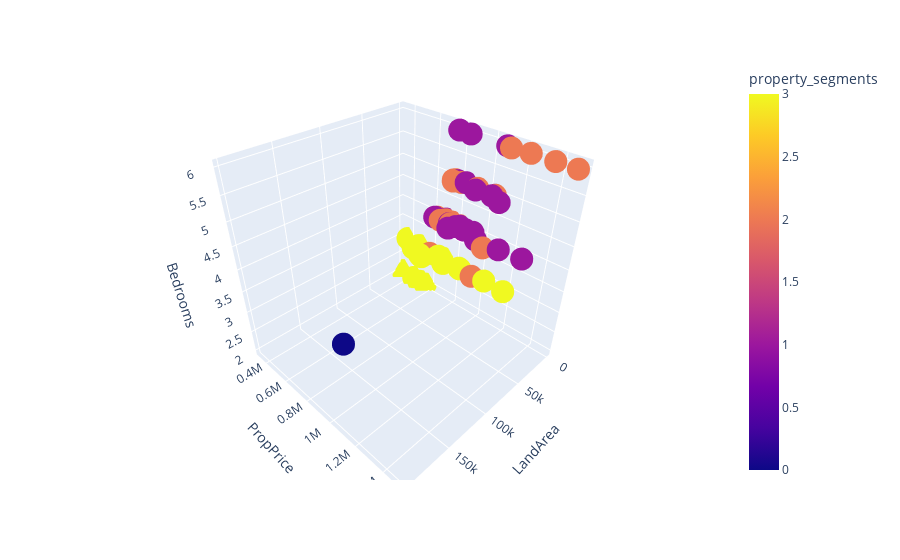

Here is the notebook cell this chart was saved with:
### Code cell
import plotly.express as px

fig = px.scatter_3d(df_OR_Orig_Pred, x='LandArea', y='PropPrice', z='Bedrooms',
              color='property_segments')
fig.show()

### Figure 1 — Plotly figure (JSON) as saved in the notebook; plotly's stock layout.template omitted (floating-point values rounded to 4 significant figures)
{"data": [{"hovertemplate": "LandArea=%{x}<br>PropPrice=%{y}<br>Bedrooms=%{z}<br>property_segments=%{marker.color}<extra></extra>", "legendgroup": "", "marker": {"color": [2, 2, 2, 2, 2, 2, 2, 2, 2, 2, 0, 2, 2, 2, 2, 2, 3, 2, 2, 3, 3, 1, 3, 1, 1, 3, 3, 1, 1, 1, 1, 1, 1, 3, 1, 1, 3, 3, 1, 3, 1, 3, 3, 1, 1, 1, 3, 1, 3, 3, 3, 1, 1, 1, 1, 2, 3, 3, 2], "coloraxis": "coloraxis", "symbol": "circle"}, "mode": "markers", "name": "", "scene": "scene", "showlegend": false, "type": "scatter3d", "x": [6098.0, 5709, 6534, 6534, 5227.0, 7841.0, 6970.0, 6534, 5190, 3049.0, 197800.0, 5663.0, 20040.0, 3920.0, 4739, 3042, 3920.0, 4792, 4792, 2614.0, 1742, 5227.0, 871.2, 3049.0, 3779, 7841.0, 5663.0, 4792.0, 6970.0, 9583.0, 12200.0, 9148.0, 13500.0, 5227, 5227.0, 3920.0, 2614.0, 3485.0, 13940.0, 2614.0, 7841.0, 6098.0, 6098, 15250.0, 4792.0, 4792.0, 3920.0, 7841.0, 11330.0, 10890, 3049.0, 7405.0, 4356, 2614.0, 6970.0, 8712, 16120.0, 17860.0, 9148.0], "y": [660000, 1494955, 610000, 770000, 780000, 965000, 775000, 1130000, 1375375, 765000, 1125000, 830500, 1075000, 720000, 1237870, 825300, 505000, 940000, 1059950, 561000, 335000, 800000, 380000, 850000, 931070, 600000, 855000, 1099995, 875000, 1295000, 1150000, 945000, 995000, 1050000, 880000, 830000, 519000, 707000, 1125000, 449000, 650000, 865000, 1194000, 795000, 865000, 1058255, 672500, 1050000, 490000, 750000, 495000, 815000, 785000, 715000, 765000, 700000, 574000, 600000, 785000], "z": [4, 6, 3, 4, 5, 3, 5, 6, 6, 4, 4, 5, 4, 4, 6, 4, 2, 5, 5, 2, 2, 5, 3, 5, 4, 3, 3, 6, 4, 4, 4, 5, 4, 3, 4, 4, 2, 3, 5, 2, 4, 3, 3, 4, 6, 5, 3, 5, 3, 3, 3, 4, 6, 4, 4, 4, 3, 3, 5]}], "layout": {"coloraxis": {"colorbar": {"title": {"text": "property_segments"}}, "colorscale": [[0, "#0d0887"], [0.1111, "#46039f"], [0.2222, "#7201a8"], [0.3333, "#9c179e"], [0.4444, "#bd3786"], [0.5556, "#d8576b"], [0.6667, "#ed7953"], [0.7778, "#fb9f3a"], [0.8889, "#fdca26"], [1, "#f0f921"]]}, "legend": {"tracegroupgap": 0}, "margin": {"t": 60}, "scene": {"domain": {"x": [0, 1], "y": [0, 1]}, "xaxis": {"title": {"text": "LandArea"}}, "yaxis": {"title": {"text": "PropPrice"}}, "zaxis": {"title": {"text": "Bedrooms"}}}}}
